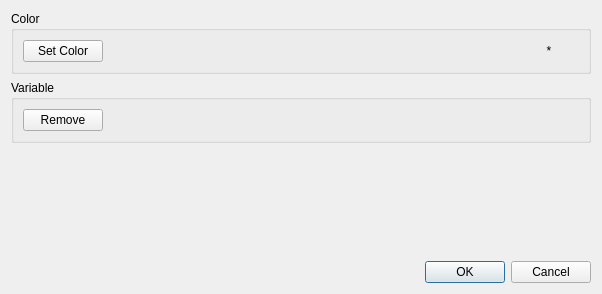
<?xml version="1.0" encoding="UTF-8"?>
<ui version="4.0">
 <class>ScopeVariableConfig</class>
 <widget class="QDialog" name="ScopeVariableConfig">
  <property name="geometry">
   <rect>
    <x>0</x>
    <y>0</y>
    <width>602</width>
    <height>294</height>
   </rect>
  </property>
  <property name="windowTitle">
   <string>Dialog</string>
  </property>
  <layout class="QVBoxLayout" name="verticalLayout">
   <item>
    <widget class="QGroupBox" name="groupBox">
     <property name="title">
      <string>Color</string>
     </property>
     <layout class="QHBoxLayout" name="horizontalLayout_2">
      <item>
       <widget class="QPushButton" name="m_colorButton">
        <property name="text">
         <string>Set Color</string>
        </property>
       </widget>
      </item>
      <item>
       <spacer name="horizontalSpacer">
        <property name="orientation">
         <enum>Qt::Horizontal</enum>
        </property>
        <property name="sizeHint" stdset="0">
         <size>
          <width>373</width>
          <height>20</height>
         </size>
        </property>
       </spacer>
      </item>
      <item>
       <widget class="QLabel" name="m_label">
        <property name="minimumSize">
         <size>
          <width>60</width>
          <height>0</height>
         </size>
        </property>
        <property name="maximumSize">
         <size>
          <width>60</width>
          <height>60</height>
         </size>
        </property>
        <property name="text">
         <string>*</string>
        </property>
        <property name="alignment">
         <set>Qt::AlignCenter</set>
        </property>
       </widget>
      </item>
     </layout>
    </widget>
   </item>
   <item>
    <widget class="QGroupBox" name="groupBox_2">
     <property name="title">
      <string>Variable</string>
     </property>
     <layout class="QHBoxLayout" name="horizontalLayout">
      <item>
       <widget class="QPushButton" name="m_removeButton">
        <property name="text">
         <string>Remove</string>
        </property>
       </widget>
      </item>
      <item>
       <spacer name="horizontalSpacer_2">
        <property name="orientation">
         <enum>Qt::Horizontal</enum>
        </property>
        <property name="sizeHint" stdset="0">
         <size>
          <width>451</width>
          <height>20</height>
         </size>
        </property>
       </spacer>
      </item>
     </layout>
    </widget>
   </item>
   <item>
    <spacer name="verticalSpacer">
     <property name="orientation">
      <enum>Qt::Vertical</enum>
     </property>
     <property name="sizeHint" stdset="0">
      <size>
       <width>20</width>
       <height>40</height>
      </size>
     </property>
    </spacer>
   </item>
   <item>
    <widget class="QDialogButtonBox" name="buttonBox">
     <property name="orientation">
      <enum>Qt::Horizontal</enum>
     </property>
     <property name="standardButtons">
      <set>QDialogButtonBox::Cancel|QDialogButtonBox::Ok</set>
     </property>
    </widget>
   </item>
  </layout>
 </widget>
 <resources/>
 <connections>
  <connection>
   <sender>buttonBox</sender>
   <signal>accepted()</signal>
   <receiver>ScopeVariableConfig</receiver>
   <slot>accept()</slot>
   <hints>
    <hint type="sourcelabel">
     <x>248</x>
     <y>254</y>
    </hint>
    <hint type="destinationlabel">
     <x>157</x>
     <y>274</y>
    </hint>
   </hints>
  </connection>
  <connection>
   <sender>buttonBox</sender>
   <signal>rejected()</signal>
   <receiver>ScopeVariableConfig</receiver>
   <slot>reject()</slot>
   <hints>
    <hint type="sourcelabel">
     <x>316</x>
     <y>260</y>
    </hint>
    <hint type="destinationlabel">
     <x>286</x>
     <y>274</y>
    </hint>
   </hints>
  </connection>
 </connections>
</ui>
